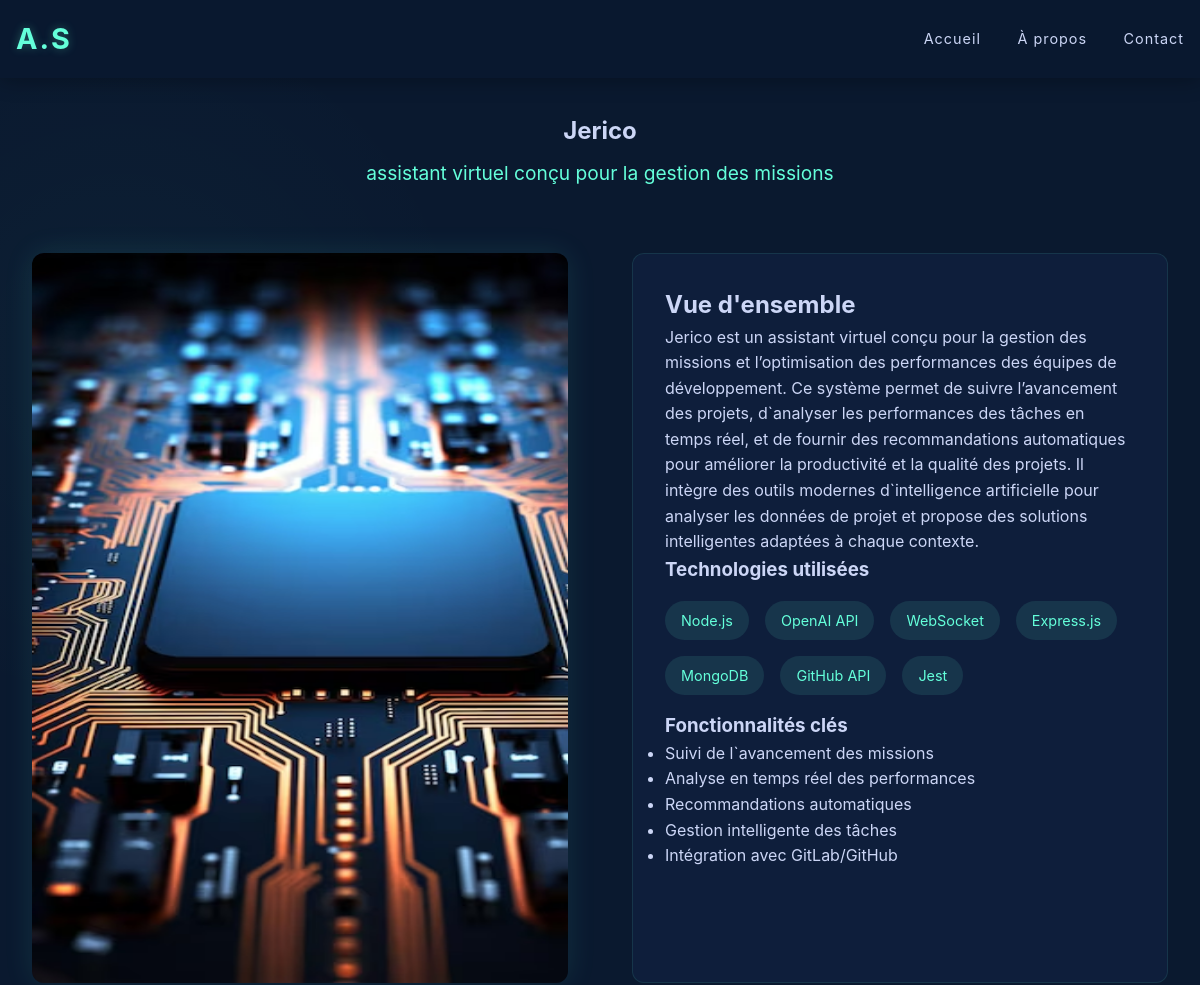
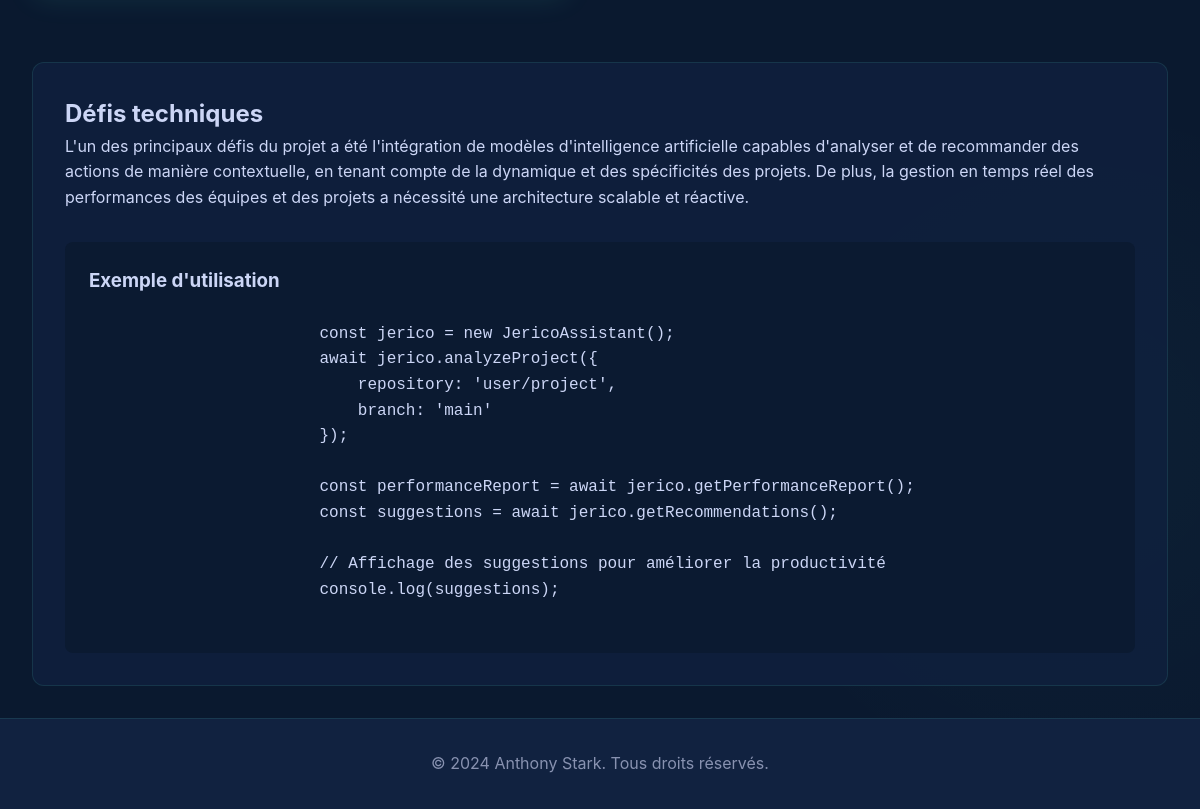
Page /projects/jerico.php on the committed database (2 pictures, top to bottom).
### tables this page shows
CREATE TABLE IF NOT EXISTS `projets` (
    `projet_id` INT AUTO_INCREMENT PRIMARY KEY,
    `projet_name` TEXT NOT NULL,
    `description` TEXT NOT NULL,
    `techno` TEXT NOT NULL,
    `fonction` TEXT NOT NULL
);

### projects/jerico.php (the view, shortened to what this page needs)
<!DOCTYPE html>
<html lang="fr">
<head>
    <link rel="stylesheet" href="../css/style.css">
    <link rel="stylesheet" href="../css/projects.css">
</head>
<body>
    <?php
        require_once(__DIR__."\..\databaseconnect.php");
        $jericoStatement = $mysqlClient->prepare("SELECT * FROM projets WHERE projet_name='Jerico'");
        $jericoStatement->execute();
        $jerico = $jericoStatement->fetchAll();
        $name = $jerico[0]['projet_name'];
        $description = $jerico[0]['description'];
        $technoString = $jerico[0]['techno'];
        $fonctionString = $jerico[0]['fonction'];
        $technoArray = explode(',', $technoString);
        $fonctionArray = explode(',', $fonctionString);
    ?>
    <nav>
        <div class="nav-content">
            <div class="logo">A.S</div>
            <div class="nav-links">
                <a href="../index.php">Accueil</a>
                <a href="../about.php">À propos</a>
                <a href="../contact.php">Contact</a>
            </div>
        </div>
    </nav>
    <main>
        <article class="project-details">
            <header class="project-header">
                <h1><?php echo $name;?></h1>
                <p class="project-subtitle">assistant virtuel conçu pour la gestion des missions</p>
            </header>
            <section class="project-overview">
                <div class="project-image">
                    <img id="jerico_img" src="../images/jerico.avif" alt="Interface Jerico">
                </div>
                <div class="project-description">
                    <h2>Vue d'ensemble</h2>
                    <p><?php echo $description;?></p>
                    <h3>Technologies utilisées</h3>
                    <?php
                        if ($technoString) {
                            echo "<ul class='tech-list'>";
                            foreach ($technoArray as $techno) {
                                echo "<li>" . $techno . "</li>";
                            }
                            echo "</ul>";
                        }
                        else {
                            echo "Aucune technologie trouvé.";
                        }
                    ?>
                    <h3>Fonctionnalités clés</h3>
                    <?php
                        if ($fonctionString) {
                            echo "<ul>";
                            foreach ($fonctionArray as $fonction) {
                                echo "<li>" . $fonction . "</li>";
                            }
                            echo "</ul>";
                        }
                        else {
                            echo "Aucune fonctionnalitée trouvée.";
                        }
                    ?>
                </div>
            </section>
            <section class="project-details-section">
                <h2>Défis techniques</h2>
                <p>L'un des principaux défis du projet a été l'intégration de modèles d'intelligence artificielle capables d'analyser et de recommander des actions de manière contextuelle, en tenant compte de la dynamique et des spécificités des projets. De plus, la gestion en temps réel des performances des équipes et des projets a nécessité une architecture scalable et réactive.</p>
                <div class="code-example">
                    <h3>Exemple d'utilisation</h3>
                    <pre><code>
                        const jerico = new JericoAssistant();
                        await jerico.analyzeProject({
                            repository: 'user/project',
                            branch: 'main'
                        });
                        const performanceReport = await jerico.getPerformanceReport();
                        const suggestions = await jerico.getRecommendations();
                        // Affichage des suggestions pour améliorer la productivité
                        console.log(suggestions);
                    </code></pre>
                </div>
            </section>
        </article>
    </main>
    <footer>
        <p>© 2024 Anthony Stark. Tous droits réservés.</p>
    </footer>
</body>
</html>

### css/style.css (style rules this page uses)
:root { --primary-color: #0a192f; --secondary-color: #112240; --accent-color: #64ffda; --text-color: #ccd6f6; --bg-color: #0a192f; --card-bg: rgba(17, 34, 64, 0.7); --neon-shadow: 0 0 10px rgba(100, 255, 218, 0.2); }
* { margin: 0; padding: 0; box-sizing: border-box; }
body { font-family: 'Inter', sans-serif; line-height: 1.6; color: var(--text-color); background-color: var(--bg-color); background-image: radial-gradient(circle at 10% 20%, rgba(100, 255, 218, 0.03) 0%, transparent 20%), radial-gradient(circle at 90% 80%, rgba(100, 255, 218, 0.03) 0%, transparent 20%); }
nav { background: rgba(10, 25, 47, 0.85); backdrop-filter: blur(10px); box-shadow: 0 2px 20px rgba(0, 0, 0, 0.3); position: fixed; width: 100%; top: 0; z-index: 1000; }
.nav-content { max-width: 1200px; margin: 0 auto; padding: 1rem; display: flex; justify-content: space-between; align-items: center; }
.logo { font-size: 1.8rem; font-weight: bold; color: var(--accent-color); text-shadow: 0 0 10px rgba(100, 255, 218, 0.3); letter-spacing: 2px; }
.nav-links a { color: var(--text-color); text-decoration: none; margin-left: 2rem; transition: all 0.3s ease; position: relative; font-size: 0.9rem; letter-spacing: 1px; }
.nav-links a::after { content: ''; position: absolute; width: 0; height: 2px; bottom: -4px; left: 0; background-color: var(--accent-color); transition: width 0.3s ease; }
footer { text-align: center; padding: 2rem; background: var(--secondary-color); color: #8892b0; border-top: 1px solid rgba(100, 255, 218, 0.1); }

### css/projects.css (style rules this page uses)
#jerico_img { width: 630px; height: 730px; }
.project-details { max-width: 1200px; margin: 80px auto 0; padding: 2rem; }
.project-header { text-align: center; margin-bottom: 4rem; }
.project-subtitle { color: var(--accent-color); font-size: 1.2rem; margin-top: 0.5rem; }
.project-overview { display: grid; grid-template-columns: 1fr 1fr; gap: 4rem; margin-bottom: 4rem; }
.project-image { position: relative; border-radius: 12px; overflow: hidden; box-shadow: 0 0 30px rgba(100, 255, 218, 0.1); }
.project-image img { width: 100%; height: auto; display: block; }
.project-description { padding: 2rem; background: var(--card-bg); border-radius: 12px; border: 1px solid rgba(100, 255, 218, 0.1); }
.tech-list { display: flex; flex-wrap: wrap; gap: 1rem; margin: 1rem 0; list-style: none; }
.tech-list li { background: rgba(100, 255, 218, 0.1); color: var(--accent-color); padding: 0.5rem 1rem; border-radius: 20px; font-size: 0.9rem; }
.project-details-section { margin-top: 4rem; padding: 2rem; background: var(--card-bg); border-radius: 12px; border: 1px solid rgba(100, 255, 218, 0.1); }
.code-example { margin-top: 2rem; background: rgba(10, 25, 47, 0.8); padding: 1.5rem; border-radius: 8px; overflow-x: auto; }
.code-example code { font-family: 'Fira Code', monospace; color: var(--text-color); }

### rows in the picture
projets: projet_name "Jerico", description "Jerico est un assistant virtuel conçu pour la gestion des missions et l’optimisation des performances des équipes de développement. Ce système permet de suivre l’avancement des projets, d`analyser les performances des tâches en temps réel, et de fournir des recommandations automatiques pour améliorer la productivité et la qualité des projets. Il intègre des outils modernes d`intelligence artificielle pour analyser les données de projet et propose des solutions intelligentes adaptées à chaque contexte.", techno "Node.js", techno "OpenAI API", techno "WebSocket", techno "Express.js", techno "MongoDB", techno "GitHub API", techno "Jest", fonction "Suivi de l`avancement des missions", fonction "Analyse en temps réel des performances", fonction "Recommandations automatiques", fonction "Gestion intelligente des tâches", fonction "Intégration avec GitLab/GitHub"
